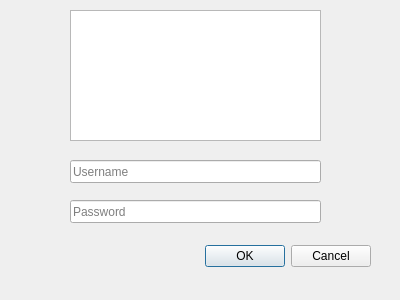
<?xml version="1.0" encoding="UTF-8"?>
<ui version="4.0">
 <class>CoreConnectDialog</class>
 <widget class="QDialog" name="CoreConnectDialog">
  <property name="geometry">
   <rect>
    <x>0</x>
    <y>0</y>
    <width>400</width>
    <height>300</height>
   </rect>
  </property>
  <property name="windowTitle">
   <string>Dialog</string>
  </property>
  <widget class="QDialogButtonBox" name="buttonBox">
   <property name="geometry">
    <rect>
     <x>30</x>
     <y>240</y>
     <width>341</width>
     <height>32</height>
    </rect>
   </property>
   <property name="orientation">
    <enum>Qt::Horizontal</enum>
   </property>
   <property name="standardButtons">
    <set>QDialogButtonBox::Cancel|QDialogButtonBox::Ok</set>
   </property>
  </widget>
  <widget class="QListView" name="coreSelect">
   <property name="geometry">
    <rect>
     <x>70</x>
     <y>10</y>
     <width>251</width>
     <height>131</height>
    </rect>
   </property>
  </widget>
  <widget class="QLineEdit" name="username">
   <property name="geometry">
    <rect>
     <x>70</x>
     <y>160</y>
     <width>251</width>
     <height>23</height>
    </rect>
   </property>
   <property name="placeholderText">
    <string>Username</string>
   </property>
  </widget>
  <widget class="QLineEdit" name="password">
   <property name="geometry">
    <rect>
     <x>70</x>
     <y>200</y>
     <width>251</width>
     <height>23</height>
    </rect>
   </property>
   <property name="placeholderText">
    <string>Password</string>
   </property>
  </widget>
 </widget>
 <resources/>
 <connections>
  <connection>
   <sender>buttonBox</sender>
   <signal>accepted()</signal>
   <receiver>CoreConnectDialog</receiver>
   <slot>accept()</slot>
   <hints>
    <hint type="sourcelabel">
     <x>248</x>
     <y>254</y>
    </hint>
    <hint type="destinationlabel">
     <x>157</x>
     <y>274</y>
    </hint>
   </hints>
  </connection>
  <connection>
   <sender>buttonBox</sender>
   <signal>rejected()</signal>
   <receiver>CoreConnectDialog</receiver>
   <slot>reject()</slot>
   <hints>
    <hint type="sourcelabel">
     <x>316</x>
     <y>260</y>
    </hint>
    <hint type="destinationlabel">
     <x>286</x>
     <y>274</y>
    </hint>
   </hints>
  </connection>
 </connections>
</ui>
